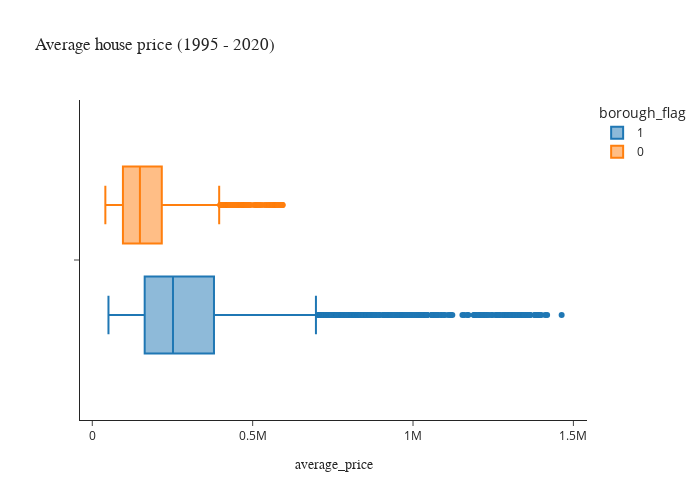

Notebook cell for this chart:
### Code cell
plt.figure(figsize = (9, 5))

font_size = 14
london_price.plot(y = 'average_price', color = 'royalblue', lw = 2, label = 'London')
england_price.plot(y = 'average_price', color = 'firebrick', lw = 2, label = 'England')

plt.axvspan('2007-12-21', '2009-06-21', alpha = 0.5, color = '#E57715')
plt.text(x = '2008-04-01', y = 390000, s = 'Recession', rotation = 90, fontsize = font_size-2, **hfont)
plt.axvline(x = '2016-06-23', lw = 2, color = '#E57715', linestyle = '--')
plt.text(x = '2015-08-01', y = 210000, s = 'Brexit Referendum', rotation = 90, fontsize = font_size-2, **hfont)

plt.title('Time evolution of the average house price', size = font_size, **csfont)
plt.ylabel('Average Price', size = font_size, **hfont)
plt.xticks(size = font_size - 3)
plt.xlabel('Date', size = font_size, **hfont)
plt.yticks(size = font_size - 3)
plt.legend(fontsize = font_size - 3)
plt.show()

# Was having trouble with Matplot for the following plots, so I switched to Plotly
fig = px.box(london_monthly, x="average_price", template='simple_white', title='Average house price (1995 - 2020)',
             width=700, height=500, color='borough_flag')

fig.update_layout(title_font_family='Futura', xaxis=dict(title_font_family='Futura'), yaxis=dict(title_font_family='Futura'))

fig.show()

### Figure 1 — Plotly figure (JSON) as saved in the notebook; plotly's stock layout.template omitted (floating-point values rounded to 4 significant figures; data arrays with more than 128 entries replaced by an {"elided": "..."} marker saying what was removed)
{"data": [{"alignmentgroup": "True", "hovertemplate": "borough_flag=1<br>average_price=%{x}<extra></extra>", "legendgroup": "1", "marker": {"color": "#1F77B4"}, "name": "1", "notched": false, "offsetgroup": "1", "orientation": "h", "showlegend": true, "type": "box", "x": {"elided": "9903 int values"}, "x0": " ", "xaxis": "x", "y0": " ", "yaxis": "y"}, {"alignmentgroup": "True", "hovertemplate": "borough_flag=0<br>average_price=%{x}<extra></extra>", "legendgroup": "0", "marker": {"color": "#FF7F0E"}, "name": "0", "notched": false, "offsetgroup": "0", "orientation": "h", "showlegend": true, "type": "box", "x": {"elided": "3601 int values"}, "x0": " ", "xaxis": "x", "y0": " ", "yaxis": "y"}], "layout": {"boxmode": "group", "height": 500, "legend": {"title": {"text": "borough_flag"}, "tracegroupgap": 0}, "title": {"font": {"family": "Futura"}, "text": "Average house price (1995 - 2020)"}, "width": 700, "xaxis": {"anchor": "y", "domain": [0, 1], "title": {"font": {"family": "Futura"}, "text": "average_price"}}, "yaxis": {"anchor": "x", "domain": [0, 1], "title": {"font": {"family": "Futura"}}}}}
